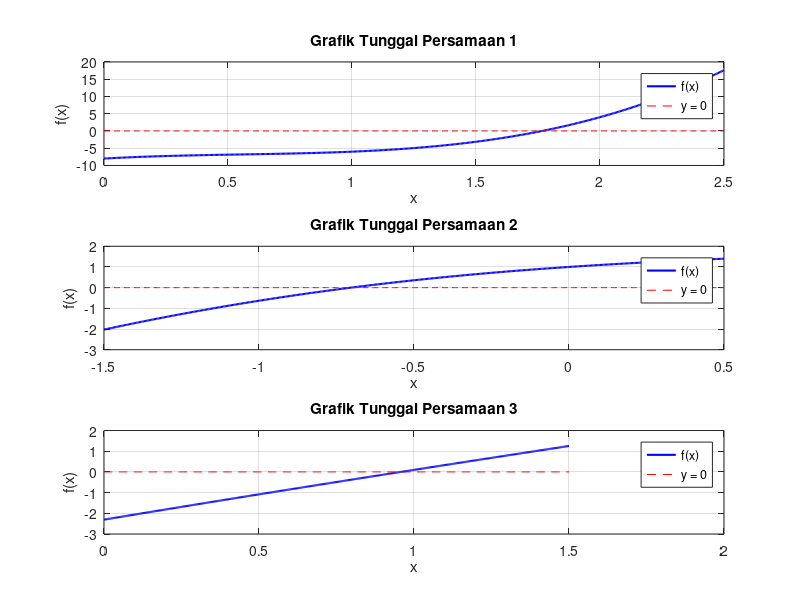

Reproduce this figure in MATLAB.
clc;
clear;
close all;

x1 = linspace(0, 2.5, 500);
x2 = linspace(-1.5, 0.5, 500);
x3 = linspace(0, 1.5, 500);

f1 = 3*x1.^3 - 5*x1.^2 + 4*x1 - 8;
f2 = exp(x2) - x2.^2;
f3 = log(x3 + 2) + 2*x3 - 3;

figure;

subplot(3,1,1);
plot(x1, f1, 'b', 'LineWidth', 1.5);
hold on;
plot(x1, zeros(size(x1)), 'r--');
grid on;
title('Grafik Tunggal Persamaan 1');
xlabel('x');
ylabel('f(x)');
legend('f(x)', 'y = 0');

subplot(3,1,2);
plot(x2, f2, 'b', 'LineWidth', 1.5);
hold on;
plot(x2, zeros(size(x2)), 'r--');
grid on;
title('Grafik Tunggal Persamaan 2');
xlabel('x');
ylabel('f(x)');
legend('f(x)', 'y = 0');

subplot(3,1,3);
plot(x3, f3, 'b', 'LineWidth', 1.5);
hold on;
plot(x3, zeros(size(x3)), 'r--');
grid on;
title('Grafik Tunggal Persamaan 3');
xlabel('x');
ylabel('f(x)');
legend('f(x)', 'y = 0');
